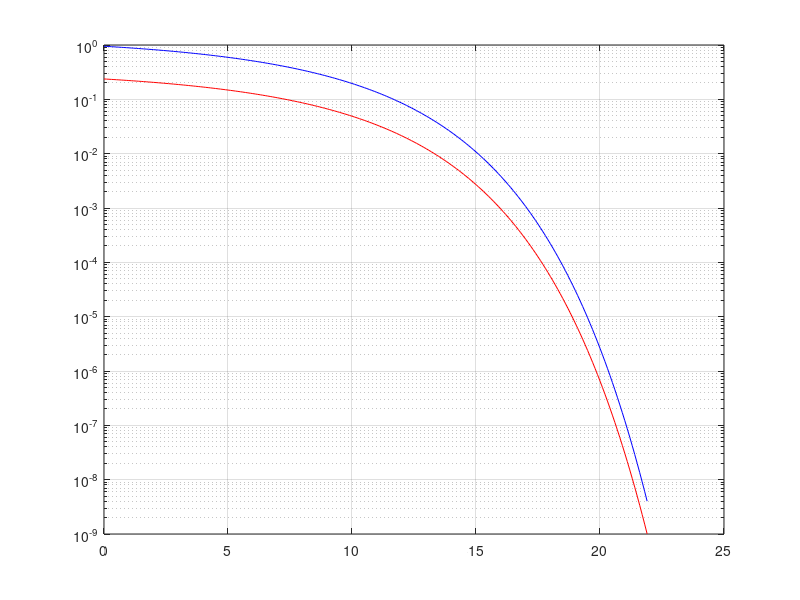

The MATLAB script that drew this image:
%biterror.m
close all, clear
Fs=16/896e-9;
Rb=62.5e6;
SNRdb = 0:0.1:22-0.1;
SNR=10.^(SNRdb/10);

pb=3/2*erfc(sqrt(SNR*2*Fs/5/Rb));
pb2=3/8*erfc(sqrt(SNR*2/5*Fs/Rb));
semilogy(SNRdb,pb,'b',SNRdb,pb2,'r'),grid

%OFDM,SNR18,no_chan 
%theo 2e-4

%OFDM,SNR18,chan/equ